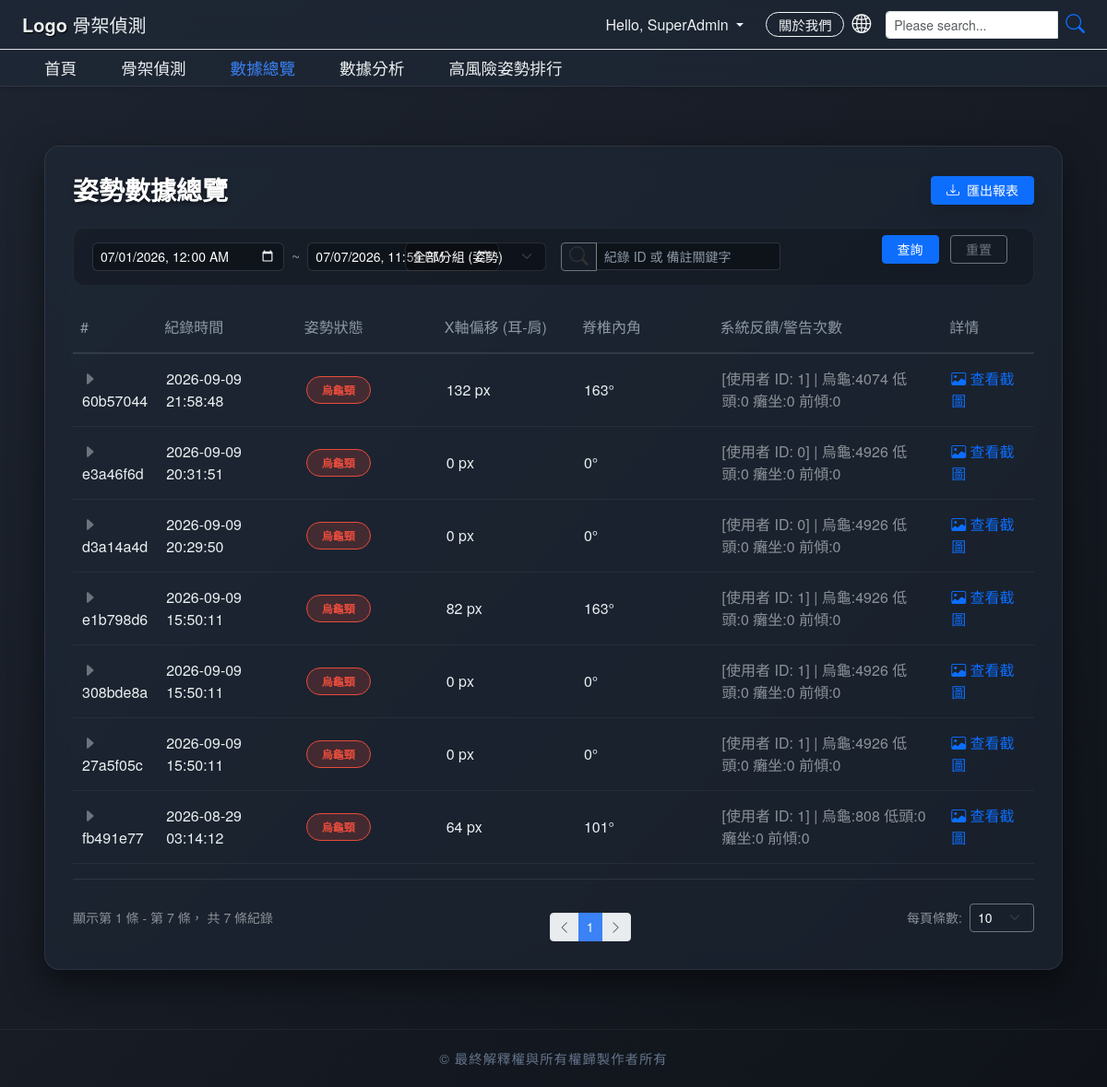
/overview (signed in), run on the app's committed database.
### tables this page shows
CREATE TABLE monitoring_sessions (
        session_id TEXT PRIMARY KEY,
        user_id INTEGER NOT NULL,
        start_time TEXT NOT NULL,
        end_time TEXT NOT NULL,
        good_frames INTEGER NOT NULL DEFAULT 0,
        turtle_frames INTEGER NOT NULL DEFAULT 0,
        down_frames INTEGER NOT NULL DEFAULT 0,
        slouch_frames INTEGER NOT NULL DEFAULT 0,
        dominant_posture TEXT,
        image_path TEXT,
        posture_ratio TEXT,
        avg_angle REAL DEFAULT 0,
        avg_offset REAL DEFAULT 0, lean_frames INTEGER DEFAULT 0,
        FOREIGN KEY (user_id) REFERENCES users (userId)
    );

### app.py (the view)
@app.route("/overview")
def posture_overview():
    user_id = session.get("userId")
    if not user_id:
        return redirect(url_for("login"))
    if session.get("role") != "admin":
        abort(403)
    page = request.args.get("page", 1, type=int)
    per_page = 10
    offset = (page - 1) * per_page
    total_row = query_db("SELECT COUNT(*) FROM monitoring_sessions", one=True)
    total_records = total_row[0] if total_row else 0
    total_pages = (
        math.ceil(total_records / per_page) if total_records > 0 else 1
    )
    db_records = query_db(
        "SELECT * FROM monitoring_sessions ORDER BY start_time DESC LIMIT ? OFFSET ?",
        (per_page, offset),
    )
    history_data = []
    for row in db_records:
        row_dict = dict(row)
        dominant = row_dict.get("dominant_posture", "未知")
        if dominant == "端正坐姿":
            badge = "badge-good"
        elif any(k in dominant for k in ["烏龜", "低頭", "癱坐", "前傾"]):
            badge = "badge-danger"
        else:
            badge = "badge-warning"
        image_url = None
        raw_path = row_dict.get("image_path")
        if raw_path:
            clean_path = raw_path.replace("\\", "/")
            image_url = (
                "/" + clean_path
                if not clean_path.startswith("/")
                else clean_path
            )
        curr_user_id = row_dict.get("user_id", "未知")
        history_data.append({
            "id": str(row_dict.get("session_id", ""))[:8] if row_dict.get("session_id") else row_dict.get("id"),
            "user_id": curr_user_id,
            "time": row_dict.get("start_time", ""),
            "status": dominant,
            "badge_class": badge,
            "offset": f"{row_dict.get('avg_offset', 0):.0f} px",
            "angle": f"{row_dict.get('avg_angle', 0):.0f}°",
            "note": (
                f"[使用者 ID: {curr_user_id}] | "
                f"烏龜:{row_dict.get('turtle_frames', 0)} "
                f"低頭:{row_dict.get('down_frames', 0)} "
                f"癱坐:{row_dict.get('slouch_frames', 0)} "
                f"前傾:{row_dict.get('lean_frames', 0)}"
            ),
            "image_url": image_url,
        })
    return render_template(
        "overview.html",
        records=history_data,
        page=page,
        total_pages=total_pages,
        total_records=total_records,
        per_page=per_page,
    )

### db.py (called while the page is built)
def query_db(query, args=(), one=False):
    with sqlite3.connect(DB_PATH) as conn:
        conn.row_factory = sqlite3.Row      # 支援用 key 讀取欄位
        cur = conn.cursor()
        cur.execute(query, args)
        rv = cur.fetchall()
        return (rv[0] if rv else None) if one else rv

### templates/overview.html (shortened to what this page needs)
<!DOCTYPE html>
<html lang="zh-TW">
<head>
    <link rel="stylesheet" href="{{ url_for('static', filename='css/all.css') }}" />
    <link rel="stylesheet" href="{{ url_for('static', filename='css/navbar.css') }}" />
    <link rel="stylesheet" href="{{ url_for('static', filename='css/record.css') }}" />
    <link href="https://cdn.jsdelivr.net/npm/bootstrap@5.3.0/dist/css/bootstrap.min.css" rel="stylesheet">
    <link href="https://cdn.jsdelivr.net/npm/bootstrap-icons@1.10.5/font/bootstrap-icons.css" rel="stylesheet">
</head>
<body>
    <header class="container-fluid border-bottom">
        <div class="row align-items-center py-2">
            <div class="col-6 col-md-4 ps-4">
                <h4 class="mb-0"><span class="logo-text">Logo</span> 骨架偵測</h4>
            </div>
            <div class="col-6 col-md-8 d-flex justify-content-end align-items-center pe-4">
                <div class="login-box me-4">
                    {% if not session.get('loggedIn') %}
                    <a href="/loginForm" class="member-link text-decoration-none">會員登入</a>
                    {% else %}
                    <div class="dropdown">
                        <a class="nav-link dropdown-toggle" href="#" data-bs-toggle="dropdown">
                            Hello, {{ session.get('firstName') }}
                        </a>
                    </div>
                    {% endif %}
                </div>
                <div class="d-none d-md-flex align-items-center me-3">
                    <a id="aboutwe" class="btn btn-outline-light btn-sm" href="/aboutus">關於我們</a>
                    <i class="bi bi-globe2 ms-2 text-light"></i>
                </div>
                <form class="d-none d-md-flex search-form align-items-center" action="/search" method="get">
                    <div class="input-group input-group-sm">
                        <input type="search" name="searchQuery" class="form-control" placeholder="Please search...">
                        <button class="btn btn-outline-secondary p-0 ms-2 border-0" type="submit">
                            <i class="bi bi-search text-primary"></i>
                        </button>
                    </div>
                </form>
            </div>
        </div>
    </header>
    <nav class="navbar navbar-expand-sm navbar-dark shadow-sm">
        <div class="container-fluid p-0">
            <div class="collapse navbar-collapse justify-content-start" id="nav-menu-record">
                <ul class="navbar-nav ps-4">
                    <li class="nav-item"><a href="/" class="nav-link">首頁</a></li>
                    <li class="nav-item"><a href="/ScanPage" class="nav-link">骨架偵測</a></li>
                    {% if session.role == 'admin' %}
                    <li class="nav-item"><a href="/overview" class="nav-link active"
                            style="color: #3b82f6 !important;">數據總覽</a></li>
                    <li class="nav-item">
                        <a href="/analysis" class="nav-link">數據分析</a>
                    </li>
                    {% endif %}
                    <li class="nav-item"><a href="/rank" class="nav-link">高風險姿勢排行</a></li>
                </ul>
            </div>
        </div>
    </nav>
    <div class="main-container container-fluid px-4 px-md-5">
        <div class="record-card">
            <div class="d-flex justify-content-between align-items-center mb-4">
                <h3 class="mb-0 fw-bold" style="text-shadow: 0 2px 4px rgba(0,0,0,0.5);">姿勢數據總覽</h3>
                <button class="btn btn-primary btn-sm px-3 shadow"><i class="bi bi-download me-1"></i> 匯出報表</button>
            </div>
            <div class="filter-section">
                <form class="row g-3 align-items-center">
                    <div class="col-12 col-md-4 d-flex align-items-center">
                        <input type="datetime-local" class="form-control form-control-sm me-2" value="2026-07-01T00:00">
                        <span class="text-white-50">~</span>
                        <input type="datetime-local" class="form-control form-control-sm ms-2" value="2026-07-07T23:59">
                    </div>
                    <div class="col-12 col-md-2">
                        <select class="form-select form-select-sm">
                            <option value="all" selected>全部分組 (姿勢)</option>
                        </select>
                    </div>
                    <div class="col-12 col-md-3">
                        <div class="input-group input-group-sm">
                            <span class="input-group-text bg-transparent border-secondary text-secondary"><i
                                    class="bi bi-search"></i></span>
                            <input type="text" class="form-control" placeholder="紀錄 ID 或 備註關鍵字">
                        </div>
                    </div>
                    <div class="col-12 col-md-3 text-md-end mt-2 mt-md-0">
                        <button type="submit" class="btn btn-primary btn-sm px-3 me-2">查詢</button>
                        <button type="reset" class="btn btn-outline-secondary btn-sm px-3 me-2">重置</button>
                    </div>
                </form>
            </div>
            <div class="table-responsive">
                <table class="table table-glass table-borderless align-middle">
                    <thead>
                        <tr>
                            <th scope="col" style="width: 5%;">#</th>
                            <th scope="col" style="width: 15%;">紀錄時間</th>
                            <th scope="col" style="width: 15%;">姿勢狀態</th>
                            <th scope="col" style="width: 15%;">X軸偏移 (耳-肩)</th>
                            <th scope="col" style="width: 15%;">脊椎內角</th>
                            <th scope="col" style="width: 25%;">系統反饋/警告次數</th>
                            <th scope="col" style="width: 10%;">詳情</th>
                        </tr>
                    </thead>
                    <tbody>
                        {% for row in records %}
                        <tr>
                            <td><i class="bi bi-caret-right-fill text-secondary"></i> {{ row.id }}</td>
                            <td>{{ row.time }}</td>
                            <td><span class="badge {{ row.badge_class }} rounded-pill px-3 py-2">{{ row.status }}</span>
                            </td>
                            <td>{{ row.offset }}</td>
                            <td>{{ row.angle }}</td>
                            <td class="text-white-50">{{ row.note }}</td>
                            <td>
                                {% if row.image_url %}
                                <a href="{{ row.image_url }}" target="_blank" class="text-primary text-decoration-none">
                                    <i class="bi bi-image"></i> 查看截圖
                                </a>
                                {% else %}
                                <span class="text-muted">無截圖</span>
                                {% endif %}
                            </td>
                        </tr>
                        {% else %}
                        <tr>
                            <td colspan="7" class="text-center text-white-50 py-4">目前還沒有任何紀錄喔！</td>
                        </tr>
                        {% endfor %}
                    </tbody>
                </table>
            </div>
            <div
                class="d-flex justify-content-between align-items-center mt-3 pt-3 border-top border-secondary border-opacity-25">
                <span class="text-white-50 small">
                    顯示第 {{ (page - 1) * per_page + 1 }} 條 -
                    第 {{ [page * per_page, total_records] | min }} 條，
                    共 {{ total_records }} 條紀錄
                </span>
                <nav aria-label="Page navigation">
                    <ul class="pagination pagination-sm mb-0">
                        <li class="page-item {% if page == 1 %}disabled{% endif %}">
                            <a class="page-link" href="?page={{ page - 1 }}"><i class="bi bi-chevron-left"></i></a>
                        </li>
                        {% for p in range(1, total_pages + 1) %}
                        <li class="page-item {% if p == page %}active{% endif %}">
                            <a class="page-link" href="?page={{ p }}">{{ p }}</a>
                        </li>
                        {% endfor %}
                        <li class="page-item {% if page == total_pages or total_pages == 0 %}disabled{% endif %}">
                            <a class="page-link" href="?page={{ page + 1 }}"><i class="bi bi-chevron-right"></i></a>
                        </li>
                    </ul>
                </nav>
                <div class="d-flex align-items-center">
                    <span class="text-white-50 small me-2">每頁條數:</span>
                    <select class="form-select form-select-sm bg-transparent text-white border-secondary"
                        style="width: 70px;" disabled>
                        <option value="10" selected>10</option>
                    </select>
                </div>
            </div>
        </div>
    </div>
    <footer id="footer">
        <p class="mb-0">&copy; 最終解釋權與所有權歸製作者所有</p>
    </footer>
</body>
</html>

### static/css/all.css (style rules this page uses)
body { margin: 0; padding: 0; background-color: #ffffff; overflow-x: hidden; }
header { width: 100%; padding: 0.3% 0 !important; background-color: #fff; }
header .row { margin: 0 !important; width: 100%; }
.logo-text { font-weight: bold; text-shadow: 1px 1px 1px #000; }
h4.mb-0 { line-height: 1.2; font-size: 1.25rem; }
#aboutwe { padding: 0.1rem 0.8rem; font-size: 0.9rem; border-radius: 20px; }
.bi-globe2, .bi-search { font-size: 1.3rem; display: flex; align-items: center; color: #333; }
.search-form { height: 30px; }
.input-group-sm > .form-control { height: 30px; padding: 2px 10px; }

### static/css/navbar.css (style rules this page uses)
nav.navbar { background-color: rgba(30, 40, 55, 0.7) !important; backdrop-filter: blur(12px); -webkit-backdrop-filter: blur(12px); border-bottom: 1px solid rgba(255, 255, 255, 0.08) !important; min-height: auto; padding: 0 !important; }
.navbar-nav .nav-link { color: #ecf0f1 !important; font-size: 1.1rem; padding: 0.4rem 1.5rem !important; transition: color 0.3s ease; }
.main-container { width: 85%; margin: 2% auto; }
header { position: relative; z-index: 1050 !important; }

### static/css/record.css (style rules this page uses)
body { background: linear-gradient(135deg, #1e2430 0%, #0f1319 100%); min-height: 100vh; color: white; font-family: 'Helvetica Neue', 'Segoe UI', Tahoma, Geneva, Verdana, sans-serif; display: flex; flex-direction: column; }
header, .navbar { background-color: rgba(30, 40, 55, 0.7) !important; backdrop-filter: blur(12px); -webkit-backdrop-filter: blur(12px); border-bottom: 1px solid rgba(255, 255, 255, 0.08) !important; }
.nav-link, .member-link, header h4, .dropdown-toggle { color: #ecf0f1 !important; font-weight: 500; transition: color 0.3s ease; }
.main-container { flex: 1; padding: 40px 0; }
.record-card { background-color: rgba(30, 40, 55, 0.6); backdrop-filter: blur(12px); -webkit-backdrop-filter: blur(12px); border: 1px solid rgba(255, 255, 255, 0.08); border-radius: 16px; padding: 30px; box-shadow: 0 15px 35px rgba(0,0,0,0.5); }
.filter-section { background-color: rgba(0, 0, 0, 0.2); border-radius: 12px; padding: 15px 20px; margin-bottom: 25px; border: 1px solid rgba(255, 255, 255, 0.05); }
.filter-section input, .filter-section select { background-color: rgba(0, 0, 0, 0.3); border: 1px solid rgba(255, 255, 255, 0.1); color: white; border-radius: 6px; }
.filter-section input::placeholder { color: #8c98a4; }
.filter-section select option { background-color: #1e2430; color: white; }
.table-glass { color: #ecf0f1; margin-bottom: 0; }
.table-glass thead th { border-bottom: 2px solid rgba(255, 255, 255, 0.1); color: #8c98a4; font-weight: 500; padding-bottom: 15px; background: transparent; }
.table-glass tbody td { border-bottom: 1px solid rgba(255, 255, 255, 0.05); padding: 15px 10px; vertical-align: middle; background: transparent; color: #ecf0f1; }
.badge-danger { background-color: rgba(231, 76, 60, 0.2); color: #e74c3c; border: 1px solid #e74c3c; }
.pagination { margin-top: 20px; margin-bottom: 0; }
.page-link { background-color: rgba(0, 0, 0, 0.3); border-color: rgba(255, 255, 255, 0.1); color: #ecf0f1; }
.page-item.active .page-link { background-color: #3b82f6; border-color: #3b82f6; }
#footer { text-align: center; color: #64748b; padding: 20px 0; font-size: 0.9rem; letter-spacing: 1px; border-top: 1px solid rgba(255, 255, 255, 0.05); margin-top: auto; }
input[type="date"], input[type="time"], input[type="datetime-local"] { color-scheme: dark; }

### data on the page
monitoring_sessions: id "60b57044", time "2026-09-09 21:58:48", status "烏龜頸", offset "132 px", angle "163°", note "[使用者 ID: 1] | 烏龜:4074 低頭:0 癱坐:0 前傾:0"
monitoring_sessions: id "e3a46f6d", time "2026-09-09 20:31:51", status "烏龜頸", offset "0 px", angle "0°", note "[使用者 ID: 0] | 烏龜:4926 低頭:0 癱坐:0 前傾:0"
monitoring_sessions: id "d3a14a4d", time "2026-09-09 20:29:50", status "烏龜頸", offset "0 px", angle "0°", note "[使用者 ID: 0] | 烏龜:4926 低頭:0 癱坐:0 前傾:0"
monitoring_sessions: id "e1b798d6", time "2026-09-09 15:50:11", status "烏龜頸", offset "82 px", angle "163°", note "[使用者 ID: 1] | 烏龜:4926 低頭:0 癱坐:0 前傾:0"
monitoring_sessions: id "308bde8a", time "2026-09-09 15:50:11", status "烏龜頸", offset "0 px", angle "0°", note "[使用者 ID: 1] | 烏龜:4926 低頭:0 癱坐:0 前傾:0"
monitoring_sessions: id "27a5f05c", time "2026-09-09 15:50:11", status "烏龜頸", offset "0 px", angle "0°", note "[使用者 ID: 1] | 烏龜:4926 低頭:0 癱坐:0 前傾:0"
monitoring_sessions: id "fb491e77", time "2026-08-29 03:14:12", status "烏龜頸", offset "64 px", angle "101°", note "[使用者 ID: 1] | 烏龜:808 低頭:0 癱坐:0 前傾:0"

### other printed values
{{ session.get('firstName') }} "SuperAdmin"
{{ (page - 1) * per_page + 1 }} "1"
{{ [page * per_page, total_records] | min }} "7"
{{ total_records }} "7"
{{ p }} "1"
